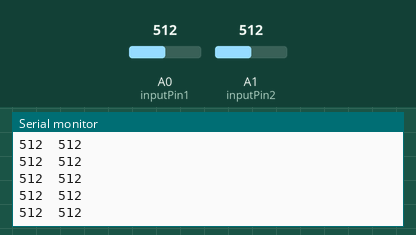
Recording of a sketch running on a simulated Arduino Uno, built with avr-gcc and run on an emulated ATmega328P. Shown: the last lines printed to the serial monitor. The inputs (shaded band) are chosen by the test bench; at power-on: A1 (inputPin2) = 512, A0 (inputPin1) = 512.

Above: at 1.2 s.
1.3 s: A1 (inputPin2) set to 58
At 2.4 s:
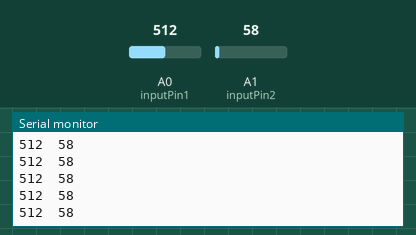
2.8 s: A1 (inputPin2) set to 49
At 3.6 s:
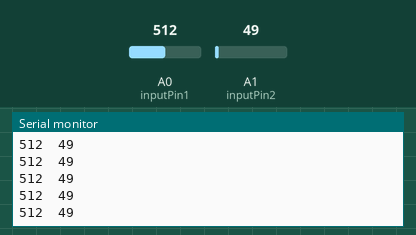
Timing chart, 0 to 5.8 s (numbered marks = the images above; inputs shaded):
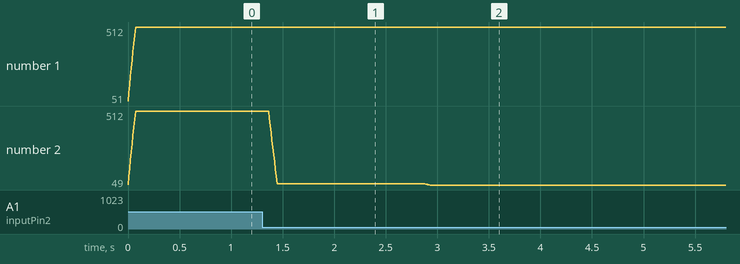

The sketch:

blow_up.ino
```cpp
//20120392 Nam HyeonSik
// use for only recieve input value from senseor

// Define the number of samples to keep track of.  The higher the number,
// the more the readings will be smoothed, but the slower the output will
// respond to the input.  Using a constant rather than a normal variable lets
// use this value to determine the size of the readings array.
const int numReadings = 10;

int readings1[numReadings];      // the readings from the analog input
int readIndex = 0;              // the index of the current reading
int total1 = 0;                  // the running total
int average1 = 0;                // the average
int readings2[numReadings];      // the readings from the analog input
int total2 = 0;                  // the running total
int average2 = 0;                // the average

int inputPin1 = A0;
int inputPin2 = A1;

void setup() {
  // initialize serial communication with computer:
  Serial.begin(9600);
  // initialize all the readings to 0:
  for (int thisReading = 0; thisReading < numReadings; thisReading++) {
    readings1[thisReading] = 0;
    readings2[thisReading] = 0;
  }
}

void loop() {
  // subtract the last reading:
  total1 = total1 - readings1[readIndex];
  total2 = total2 - readings2[readIndex];
  // read from the sensor:
  readings1[readIndex] = analogRead(inputPin1);
  readings2[readIndex] = analogRead(inputPin2);
  // add the reading to the total:
  total1 = total1 + readings1[readIndex];
  total2 = total2 + readings2[readIndex];
  // advance to the next position in the array:
  readIndex = readIndex + 1;

  // if we're at the end of the array...
  if (readIndex >= numReadings) {
    // ...wrap around to the beginning:
    readIndex = 0;
  }

  // calculate the average:
  average1 = total1 / numReadings;
  average2 = total2 / numReadings;
  // send it to the computer as ASCII digits
  Serial.print(average1);
  Serial.print("\t");
  Serial.print(average2);
  Serial.print("\n");
  delay(1);        // delay in between reads for stability
}
```

Measured:
- after the input at 1.3 s, the serial monitor: prints a new line after 0.07 s (image 1)
- after the input at 2.8 s, the serial monitor: prints a new line after 0.07 s (image 2)
- plotted number 2: 512 → 58 after the input at 1.3 s, 58 → 49 after the input at 2.8 s
